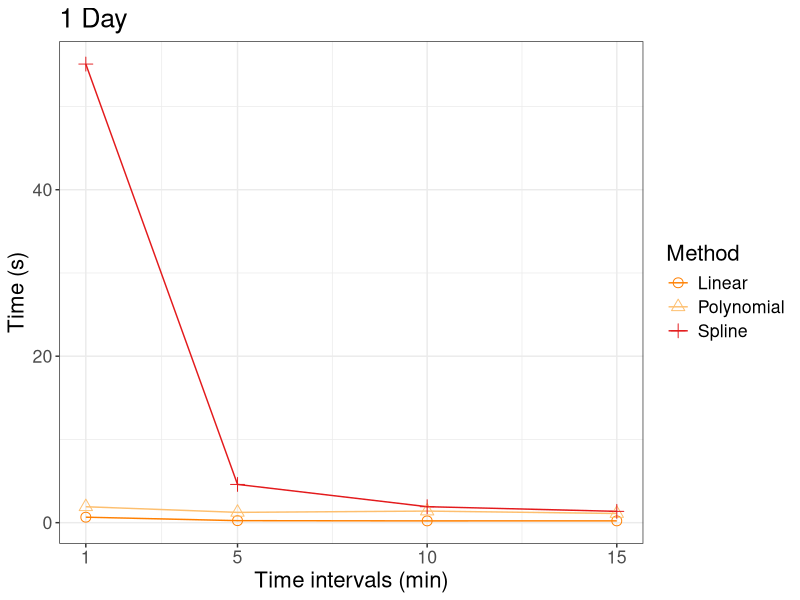
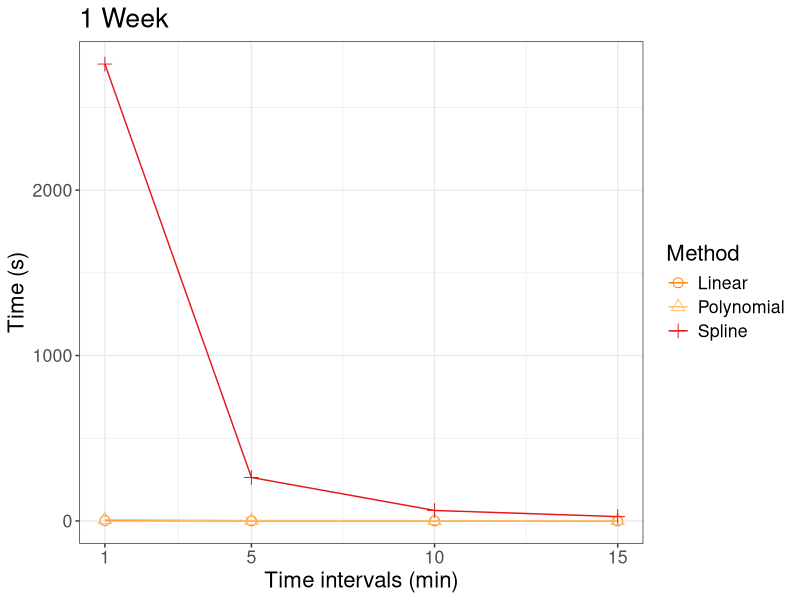
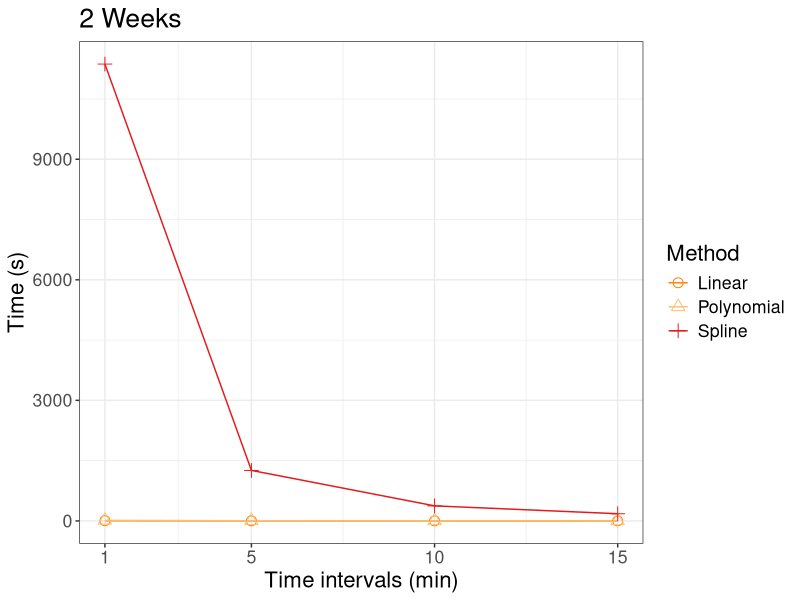
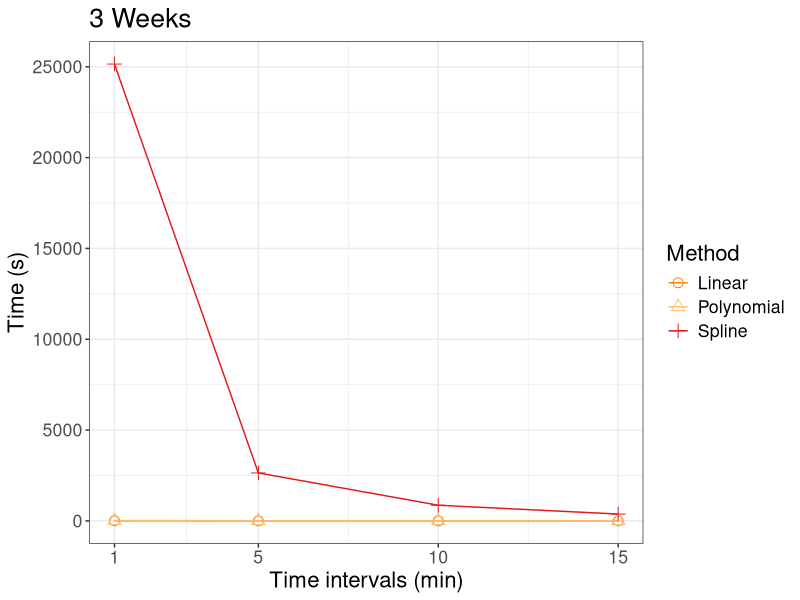

These charts were generated, in order, by the following R code:
#
# script for analysing the resulting classification
#

library(ggplot2)
library(RColorBrewer)


# times
x = read.table('res_partial_time_interpolate.txt')

x = as.data.frame(x)

labnames = c('Method', 'span', 'int', 'time')
colnames(x) = labnames

x$Method = factor(x$Method, 
                levels=c('linear', 'polynomial', 'spline'),
                labels=c('Linear', 'Polynomial', 'Spline'))

x$span = factor(x$span, 
                levels=c('1day','1week','2week','3week'),
                labels=c('1 Day','1 Week','2 Weeks','3 Weeks'))

x$int = as.numeric(gsub('min', '', x$int))


for(span in unique(x$span))
{
    # filtering by span
    x_i = x[x$span == span,]

    # time
    p = ggplot(data=x_i, aes(x=int, y=time, color=Method, shape=Method)) + 
        geom_line() + geom_point(size=3) + theme_bw() + ylab('Time (s)') +
        scale_x_continuous(name ="Time intervals (min)", breaks=c(1,5,10,15)) +
        scale_color_manual(values = rev(brewer.pal(8,'Paired'))) + 
        scale_shape_manual(values=1:nlevels(x$Method)) +
        #ylim(0.45, 0.95) +
        #geom_errorbar(aes(ymin=time-ci_time, ymax=time+ci_time), width=.2) +
        theme(text=element_text(size=16)) +
        labs(color="Method", shape="Method", title=span) 
        #theme(text=element_text(size=16,  family='Sans')) 

    fname=paste('img/fig_time_interpolate_',
                gsub(' ', '', as.character(span)),'.pdf', sep='')
    ggsave(fname, p, width=10)
 
}


